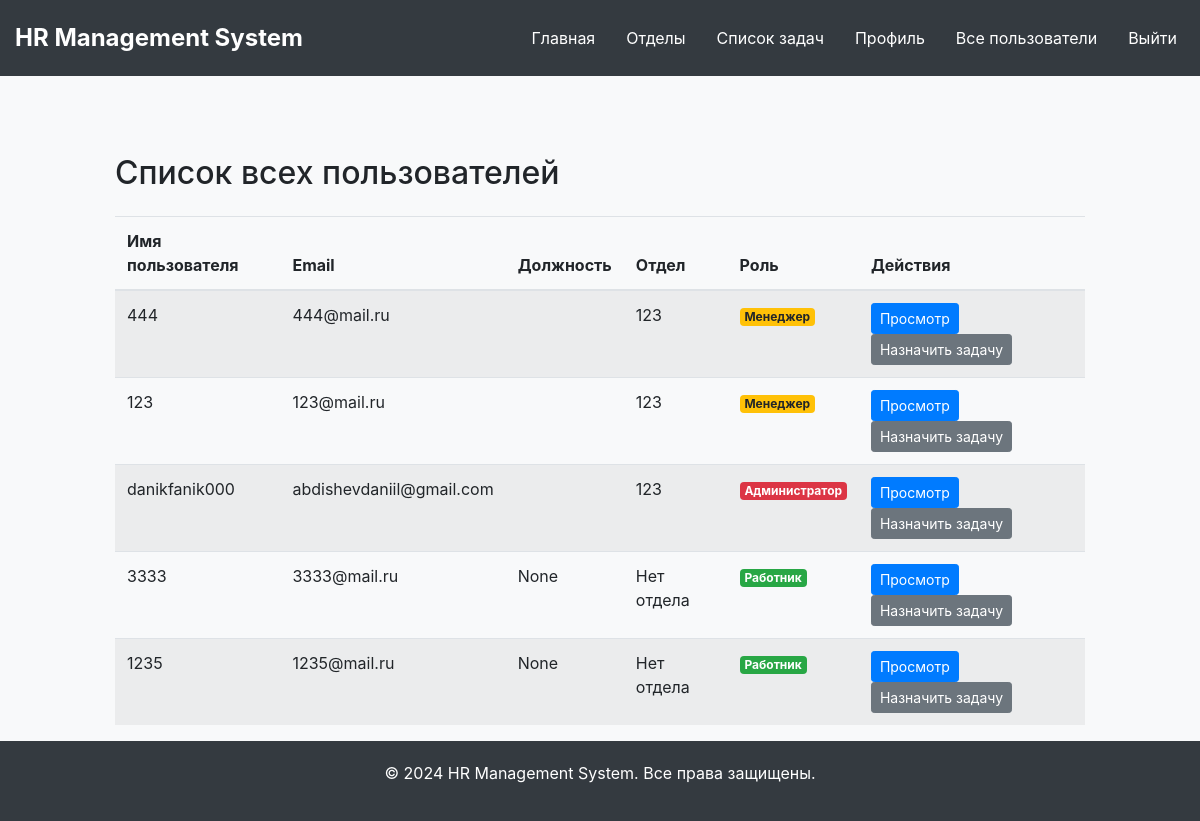
Screenshot of /users (signed in) with the database file from the repository.
### app.py (models this page shows)
class User(UserMixin, db.Model):
    id = db.Column(db.Integer, primary_key=True)
    username = db.Column(db.String(20), unique=True, nullable=False)
    email = db.Column(db.String(120), unique=True, nullable=False)
    password = db.Column(db.String(60), nullable=False)
    bio = db.Column(db.String(255))
    passport_data = db.Column(db.String(255))
    department_id = db.Column(db.Integer, db.ForeignKey('department.id'), nullable=True)
    department = db.relationship('Department', foreign_keys=[department_id], backref='users')
    position = db.Column(db.String(100))
    responsibilities = db.Column(db.Text)
    role = db.Column(db.String(20), nullable=False, default='Employee')
    tasks_assigned = db.relationship('Task', foreign_keys='Task.assigned_to', back_populates='assigned_user', lazy=True)
    absences = db.relationship('Absence', backref='user', lazy=True)
    ratings = db.relationship('Rating', backref='user', lazy=True)
    phone_number = db.Column(db.String(20))
    age = db.Column(db.String(20))
    gender = db.Column(db.String(20))
    status = db.Column(db.String(20))

class Department(db.Model):
    id = db.Column(db.Integer, primary_key=True)
    name = db.Column(db.String(100), nullable=False)
    description = db.Column(db.String(255), nullable=True)
    manager_id = db.Column(db.Integer, db.ForeignKey('user.id'))
    manager = db.relationship('User', foreign_keys=[manager_id], backref='managed_departments')
    members = db.relationship('User', secondary=membership, backref='departments')

### app.py (the view)
@app.route("/users")
@login_required
def users():
    if current_user.role not in ['Admin', 'Manager']:
        flash('Доступ запрещен.', 'danger')
        return redirect(url_for('main'))
    all_users = User.query.all()
    return render_template('users.html', title='Все пользователи', users=all_users)

### app.py (called while the page is built)
@login_manager.user_loader
def load_user(user_id):
    return db.session.get(User, int(user_id))

### templates/users.html (shortened to what this page needs)
{% extends "main.html" %}
{% block content %}
<div class="container mt-5">
    <h2 class="mb-4">Список всех пользователей</h2>
    <table class="table table-striped">
        <thead>
            <tr>
                <th>Имя пользователя</th>
                <th>Email</th>
                <th>Должность</th>
                <th>Отдел</th>
                <th>Роль</th>
                <th>Действия</th>
            </tr>
        </thead>
        <tbody>
            {% for user in users %}
            <tr>
                <td>{{ user.username }}</td>
                <td>{{ user.email }}</td>
                <td>{{ user.position }}</td>
                <td>{{ user.department.name if user.department else "Нет отдела" }}</td>
                <td>
                    {% if user.role == 'Admin' %}
                        <span class="badge badge-danger">Администратор</span>
                    {% elif user.role == 'Manager' %}
                        <span class="badge badge-warning">Менеджер</span>
                    {% else %}
                        <span class="badge badge-success">Работник</span>
                    {% endif %}
                </td>
                <td>
                    <a href="{{ url_for('profile', user_id=user.id) }}" class="btn btn-primary btn-sm">Просмотр</a>
                    <button type="button" class="btn btn-secondary btn-sm assign-task-btn" data-toggle="modal" data-target="#assignTaskModal" data-user-id="{{ user.id }}">
                        Назначить задачу
                    </button>
                </td>
            </tr>
            {% endfor %}
        </tbody>
    </table>
</div>
{% endblock %}

### templates/main.html (style rules this page uses)
body { background-color: #f8f9fa; display: flex; flex-direction: column; min-height: 100vh; }

### templates/users.html (style rules this page uses)
.container { max-width: 1000px; margin: auto; }
.table { margin-top: 20px; }
.badge-success { background-color: #28a745; }
.badge-warning { background-color: #ffc107; }
.badge-danger { background-color: #dc3545; }

### rows the page displays
User: username "444", email "444@mail.ru", department "123", role "Менеджер"
User: username "123", email "123@mail.ru", department "123", role "Менеджер"
User: username "danikfanik000", email "abdishevdaniil@gmail.com", department "123", role "Администратор"
User: username "3333", email "3333@mail.ru", position "None", department "Нет отдела", role "Работник"
User: username "1235", email "1235@mail.ru", position "None", department "Нет отдела", role "Работник"
